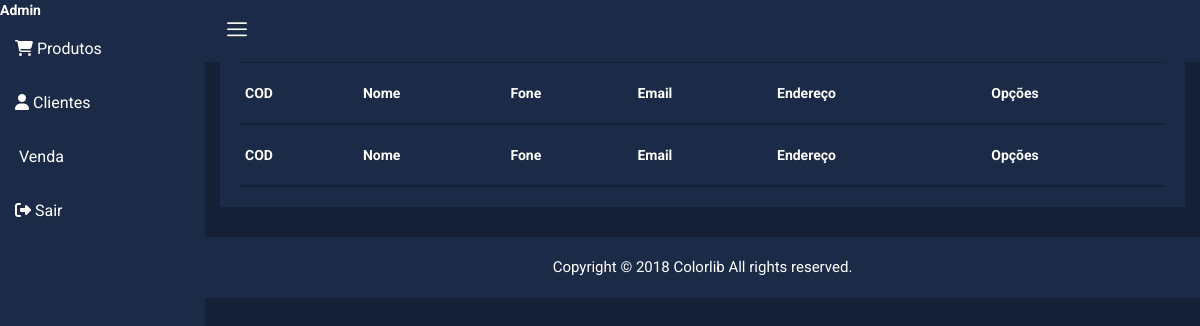
/admins/cli-busca.php, run on an earlier commit of the app's database.
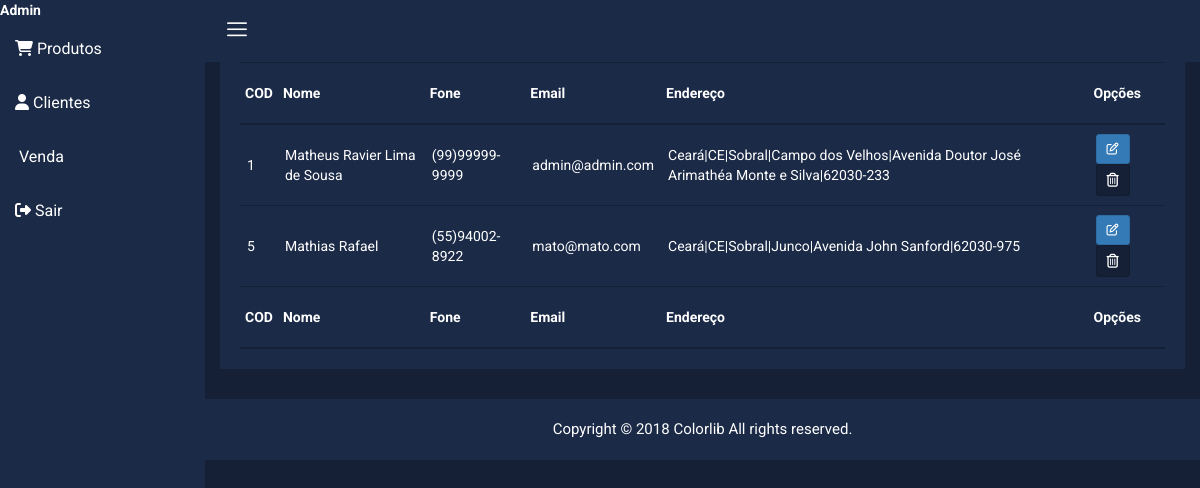
And on a later commit of the database.
### tables this page shows
CREATE TABLE `tbcliente` (
  `codcli` int(11) UNSIGNED NOT NULL,
  `nome` varchar(60) NOT NULL,
  `cpf` varchar(14) NOT NULL,
  `fone` varchar(14) NOT NULL,
  `email` varchar(100) NOT NULL,
  `senha` varchar(50) NOT NULL,
  `nasc` date DEFAULT NULL,
  `CEP` varchar(9) NOT NULL,
  `estado` varchar(100) NOT NULL,
  `cidade` varchar(150) NOT NULL,
  `bairro` varchar(150) NOT NULL,
  `rua` varchar(150) NOT NULL,
  `numero` int(10) DEFAULT NULL,
  `complemento` varchar(15) DEFAULT NULL COMMENT 'apartamento, bloco, lote, andar, sala, casa'
);

### admins/cli-busca.php (the view, shortened to what the changed rows need)
<!doctype html>
<html class="no-js" lang="en">
<head>
    <link rel="stylesheet" href="css/bootstrap.min.css">
    <link rel="stylesheet" href="css/font-awesome.min.css">
    <link rel="stylesheet" href="css/nalika-icon.css">
    <link rel="stylesheet" href="css/owl.carousel.css">
    <link rel="stylesheet" href="css/owl.theme.css">
    <link rel="stylesheet" href="css/owl.transitions.css">
    <link rel="stylesheet" href="css/animate.css">
    <link rel="stylesheet" href="css/normalize.css">
    <link rel="stylesheet" href="css/meanmenu.min.css">
    <link rel="stylesheet" href="css/main.css">
    <link rel="stylesheet" href="css/morrisjs/morris.css">
    <link rel="stylesheet" href="css/scrollbar/jquery.mCustomScrollbar.min.css">
    <link rel="stylesheet" href="css/metisMenu/metisMenu.min.css">
    <link rel="stylesheet" href="css/metisMenu/metisMenu-vertical.css">
    <link rel="stylesheet" href="css/calendar/fullcalendar.min.css">
    <link rel="stylesheet" href="css/calendar/fullcalendar.print.min.css">
    <link rel="stylesheet" href="style.css">
    <link rel="stylesheet" href="css/responsive.css">
    <link href="../fontawesome/css/all.css" rel="stylesheet">
</head>
<body>
    <div class="all-content-wrapper">
        <div class="product-status mg-b-30">
            <div class="container-fluid">
                <div class="row">
                    <div class="col-lg-12 col-md-12 col-sm-12 col-xs-12">
                        <div class="product-status-wrap">
                            <table id="example1">
                                <tr>
                                    <th>COD</th>
                                    <th>Nome</th>
                                    <th>Fone</th>
                                    <th>Email</th>
                                    <th>Endereço</th>
                                    <th>Opções</th>
                                </tr>
                                <tbody id="tbcli">
                                <?php
                                    include '../banco/banco.php';
                                    $sql = "select * from tbcliente";
                                    $consulta = $conexao->query($sql);
                                    if($consulta){
                                        if ($consulta->num_rows > 0){
                                            while($linha=$consulta->fetch_array(MYSQLI_ASSOC)){
                                            echo' <tr>
                                            <td>'.$linha['codcli'].'</td>
                                            <td>'.$linha['nome'].'</td>
                                            <td>'.$linha['fone'].'</td>
                                            <td>'.$linha['email'].'</td>
                                            <td>'.$linha['estado'].'|'.$linha['cidade'].'|'.$linha['bairro'].'|'.$linha['rua'].'|'.$linha['CEP'].'</td>
                                            <td>
                                            <a href="altclient.php?id='.$linha['codcli'].'" title="Alterar" class="btn btn-sm btn-primary"> <i class="fa fa-edit"></i></a>
                                            <button data-toggle="tooltip" id="'.$linha['codcli'].'" title="Trash" class="pd-setting-ed"><i class="fa fa-trash-o" aria-hidden="true"></i></button>
                                            </td>
                                            </tr>';
                                        }
                                        }
                                    }
                                ?>
                                </tbody>
                                <tfoot>
                                <tr>
                                    <th>COD</th>
                                    <th>Nome</th>
                                    <th>Fone</th>
                                    <th>Email</th>
                                    <th>Endereço</th>
                                    <th>Opções</th>
                                </tr>
                                </tfoot>
                            </table>
                        </div>
                    </div>
                </div>
            </div>
        </div>
    </div>
</body>
</html>

What changed in the data, as far as the page shows it:
added tbcliente: codcli "1", nome "Matheus Ravier Lima de Sousa", fone "(99)99999-9999", email "admin@admin.com", estado "Ceará|CE", cidade "Sobral", bairro "Campo dos Velhos", rua "Avenida Doutor José Arimathéa Monte e Silva", CEP "62030-233"
added tbcliente: codcli "5", nome "Mathias Rafael", fone "(55)94002-8922", email "mato@mato.com", estado "Ceará|CE", cidade "Sobral", bairro "Junco", rua "Avenida John Sanford", CEP "62030-975"
